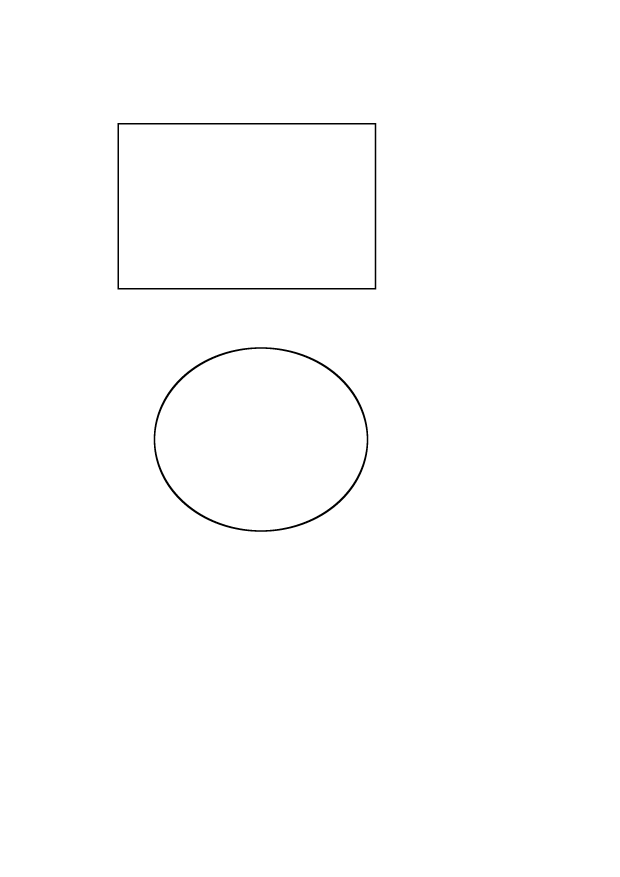
#> input picture assets/DemoProject.png, 2480 x 3508 px (shown at 1/4 size)
$ jupyter execute 'Canny Ttransformation and dots reduction.ipynb'
#> lines starting #> are read from the running program, lines starting #| are printed output that depends on the picture; after the words box and inside, x2 and y2 are one past the last pixel; in counts of white or black regions, pixels touching at a corner belong together
[cell 1]
import numpy as np
import cv2 as cv
from matplotlib import pyplot as plt
img = cv.imread('assets/DemoProject.png')
#> img is the input picture: shape (3508, 2480, 3); 99.5% white; 2 black regions, box (x1, y1, x2, y2) and area: (470, 492, 1505, 1158) 20268, (615, 1389, 1473, 2127) 19008
edges = cv.Canny(img,100,100)  #If we decrease any threshold more detailed image
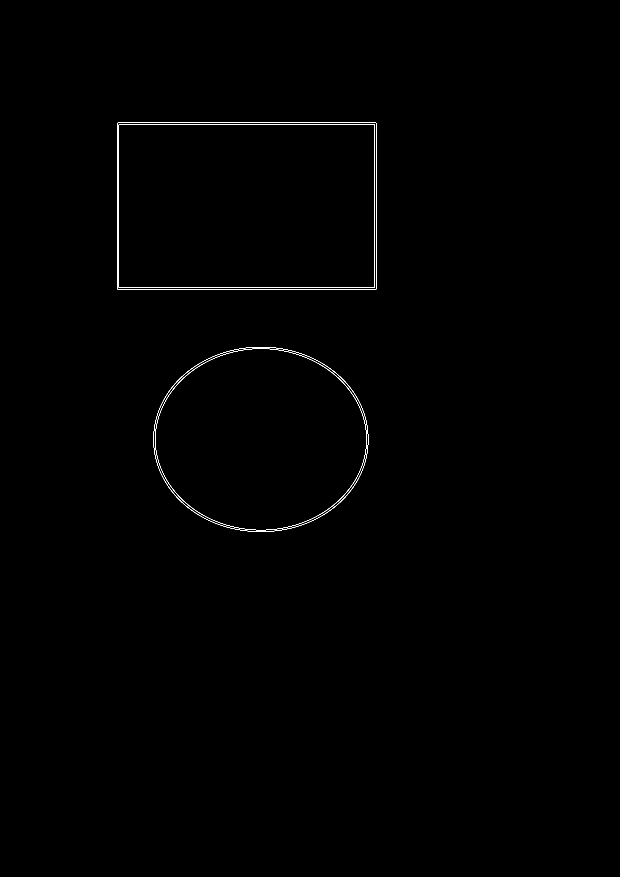
#> edges: shape (3508, 2480) (shown at 1/4 size); 0.14% white in thin lines or dots, all inside (x1, y1, x2, y2) = (469, 491, 1505, 2127)

# Skip every n-th point along the edges
n = 2
reduced_edges2 = np.zeros_like(edges)
for row in range(edges.shape[0]):
    reduced_edges2[row, np.arange(0, edges.shape[1], n)] = edges[row, np.arange(0, edges.shape[1], n)]
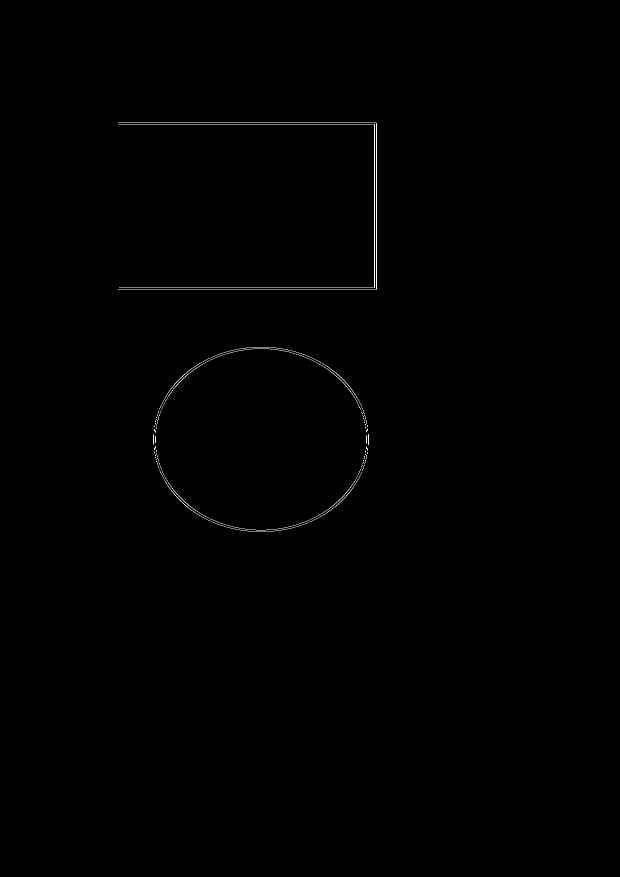
#> reduced_edges2: shape (3508, 2480) (shown at 1/4 size); 0.07% white in thin lines or dots, all inside (x1, y1, x2, y2) = (470, 491, 1505, 2127)

plt.subplot(131),plt.imshow(img,cmap = 'gray')
plt.title('Original Image'), plt.xticks([]), plt.yticks([])
plt.subplot(132),plt.imshow(edges,cmap = 'gray')
plt.title('Edges'), plt.xticks([]), plt.yticks([])
plt.subplot(133),plt.imshow(reduced_edges2,cmap = 'gray')
plt.title(f'Edges Reduced by {n} p'), plt.xticks([]), plt.yticks([])
plt.show()
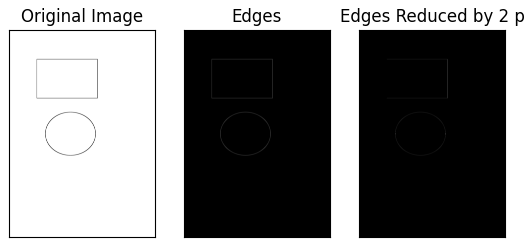
#> figure drawn by matplotlib, 3 panels

[cell 2]
import numpy as np
import cv2 as cv
from matplotlib import pyplot as plt
img = cv.imread('dolphin.jpg', 0)
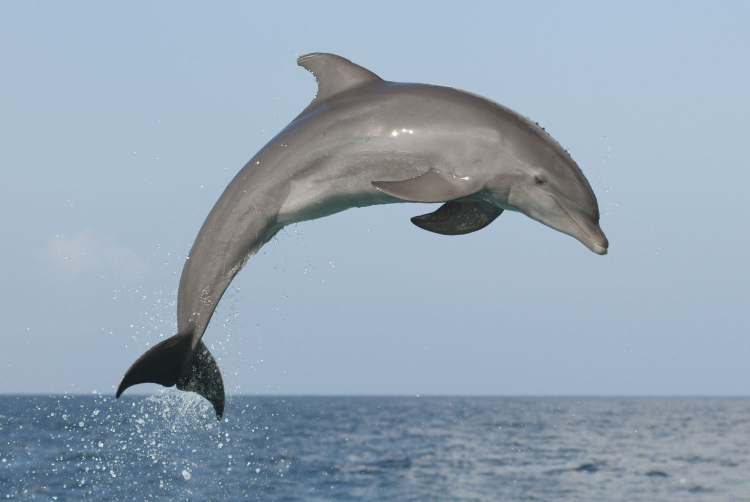
#> input picture assets/dolphin.jpg, 1500 x 1004 px, found by its file name (shown at 1/2 size)
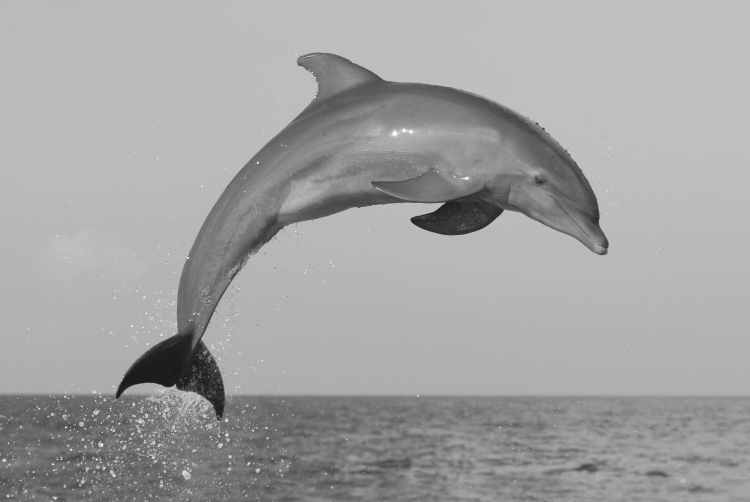
#> img: shape (1004, 1500) (shown at 1/2 size); min 18, max 255, mean 162.1
edges = cv.Canny(img,100,100)  #If we decrease any threshold more detailed image
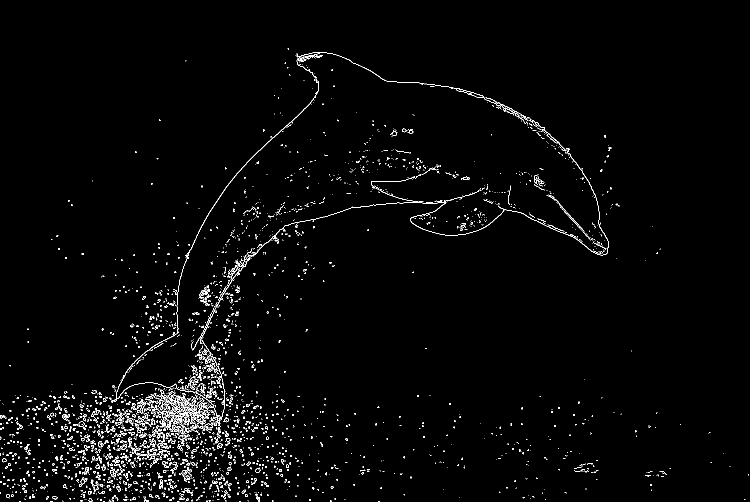
#> edges: shape (1004, 1500) (shown at 1/2 size); 1.9% white in thin lines or dots

# Skip every n-th point along the edges
n = 2
reduced_edges2 = np.zeros_like(edges)
for row in range(edges.shape[0]):
    reduced_edges2[row, np.arange(0, edges.shape[1], n)] = edges[row, np.arange(0, edges.shape[1], n)]
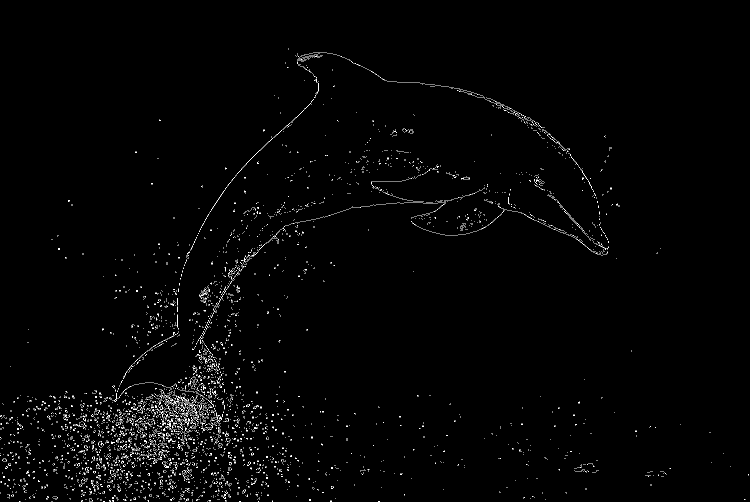
#> reduced_edges2: shape (1004, 1500) (shown at 1/2 size); 0.95% white in thin lines or dots

plt.subplot(311),plt.imshow(img,cmap = 'gray')
plt.title('Original Image'), plt.xticks([]), plt.yticks([])
plt.subplot(312),plt.imshow(edges,cmap = 'gray')
plt.title('Edges'), plt.xticks([]), plt.yticks([])
plt.subplot(313),plt.imshow(reduced_edges2,cmap = 'gray')
plt.title(f'Edges Reduced by {n} p'), plt.xticks([]), plt.yticks([])
plt.show()
